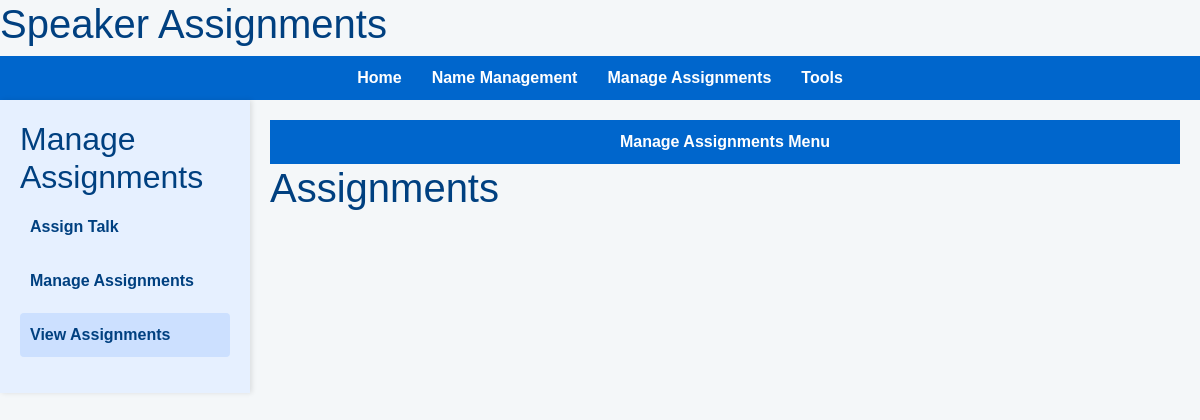
Page /view/assignments on the earlier database version.
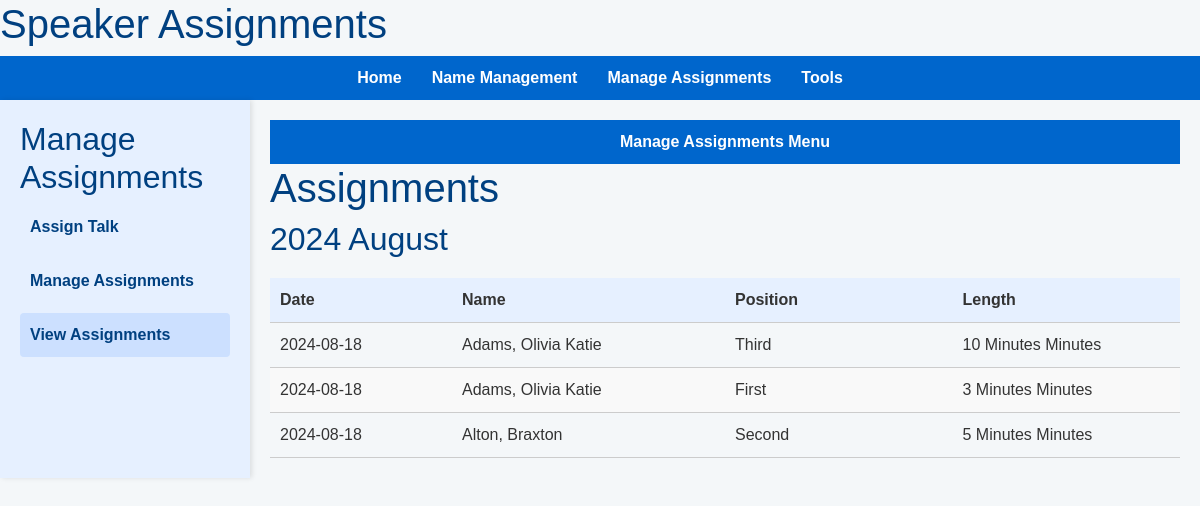
Same page on the later database version.
### app/models.py (models this page shows)
class TalkAssignment(db.Model):
    id = db.Column(db.Integer, primary_key=True)
    speaker_id = db.Column(db.Integer, db.ForeignKey('record.id'), nullable=False)
    date = db.Column(db.Date, nullable=False)
    speaker_pos = db.Column(db.String(50), nullable=False)
    talk_length = db.Column(db.String(20), nullable=False)
    theme_id = db.Column(db.Integer, db.ForeignKey('theme.id'), nullable=True)
    topic_id = db.Column(db.Integer, db.ForeignKey('topic.id'), nullable=True)

class Record(db.Model):
    id = db.Column(db.Integer, primary_key=True)
    name = db.Column(db.String(80), unique=True, nullable=False)
    exception = db.Column(db.String(20), nullable=True)
    assignments = db.relationship('TalkAssignment', backref='speaker', lazy=True)

### app/routes/view.py (the view)
@bp.route('/assignments', methods=['GET'])
def view_assignments():
    assignments_query = TalkAssignment.query.filter(TalkAssignment.date != None).order_by(TalkAssignment.date).all()
    assignments = {}
    for assignment in assignments_query:
        date = assignment.date
        year_month = date.strftime('%Y %B')  # Format: '2024 August'
        if year_month not in assignments:
            assignments[year_month] = []
        assignments[year_month].append(assignment)
    return render_template('view_assignments.html', assignments=assignments)

### app/templates/view_assignments.html
{% extends "base.html" %}
{% block content %}
    {% include '_navigation.html' %}
    <h1>Assignments</h1>
    {% for year_month, assignments_list in assignments.items() %}
        <h2>{{ year_month }}</h2>
        <table>
            <thead>
                <tr>
                    <th style="width: 20%;">Date</th>
                    <th style="width: 30%;">Name</th>
                    <th style="width: 25%;">Position</th>
                    <th style="width: 25%;">Length</th>
                </tr>
            </thead>
            <tbody>
                {% for assignment in assignments_list %}
                    <tr>
                        <td>{{ assignment.date.strftime('%Y-%m-%d') }}</td>
                        <td>{{ assignment.speaker.name }}</td>
                        <td>{{ assignment.speaker_pos }}</td>
                        <td>{{ assignment.talk_length }} Minutes</td>
                    </tr>
                {% endfor %}
            </tbody>
        </table>
    {% endfor %}
{% endblock %}

Differences in the rows shown:
added TalkAssignment: date "2024-08-18", speaker.name "Adams, Olivia Katie", speaker_pos "Third", talk_length "10 Minutes"
added TalkAssignment: date "2024-08-18", speaker.name "Adams, Olivia Katie", speaker_pos "First", talk_length "3 Minutes"
added TalkAssignment: date "2024-08-18", speaker.name "Alton, Braxton", speaker_pos "Second", talk_length "5 Minutes"
Other differences:
new list line: "2024 August Date Name Position Length"
